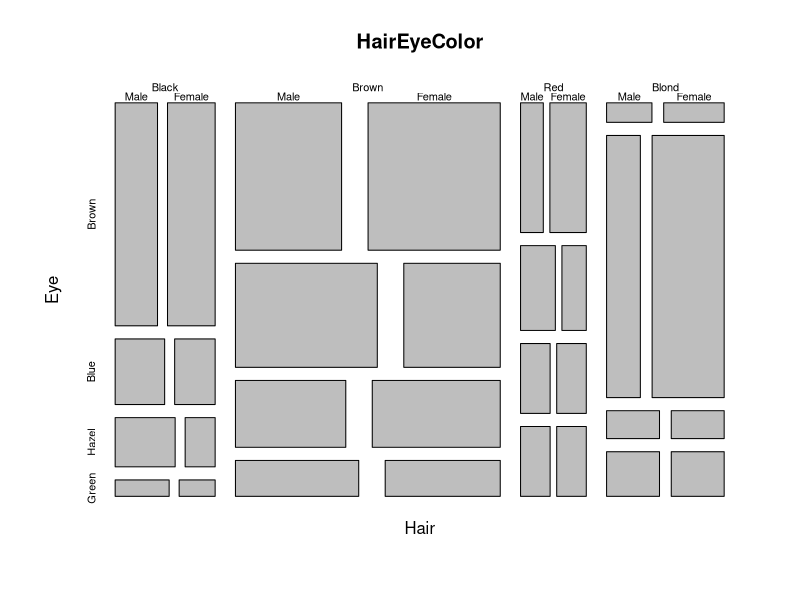
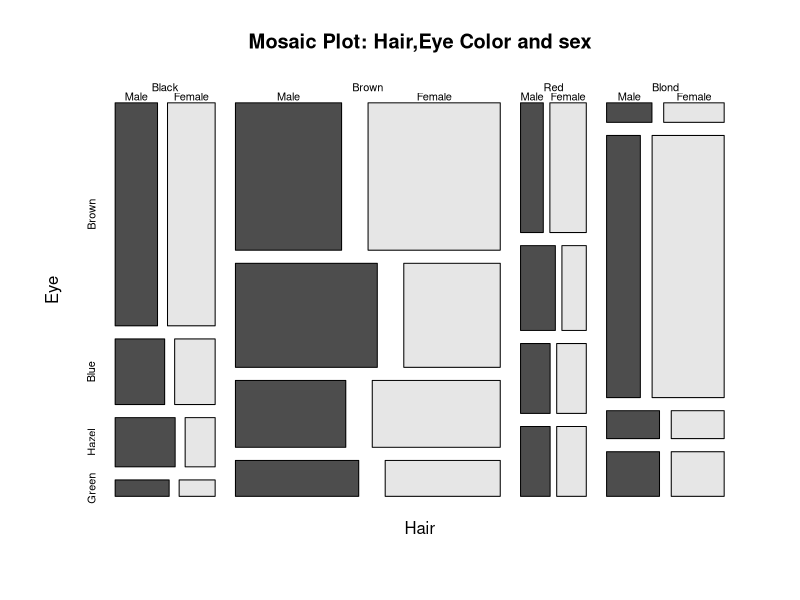
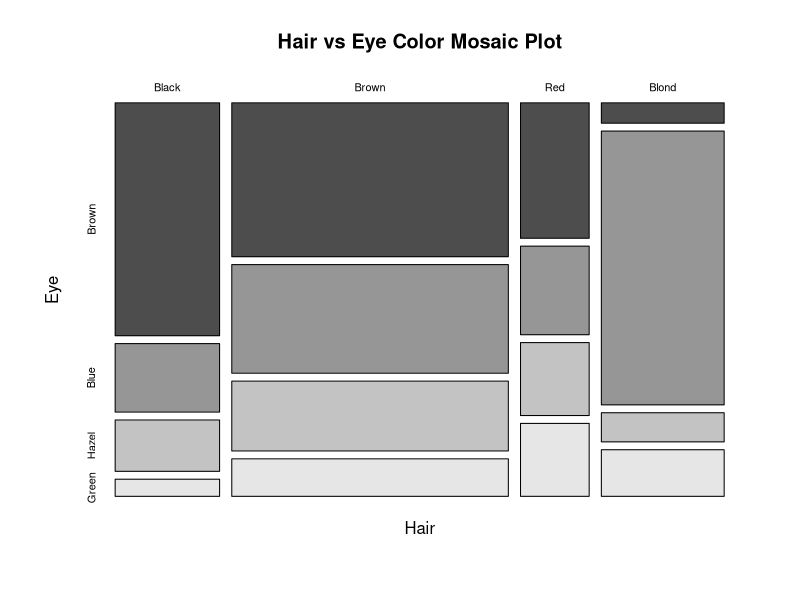
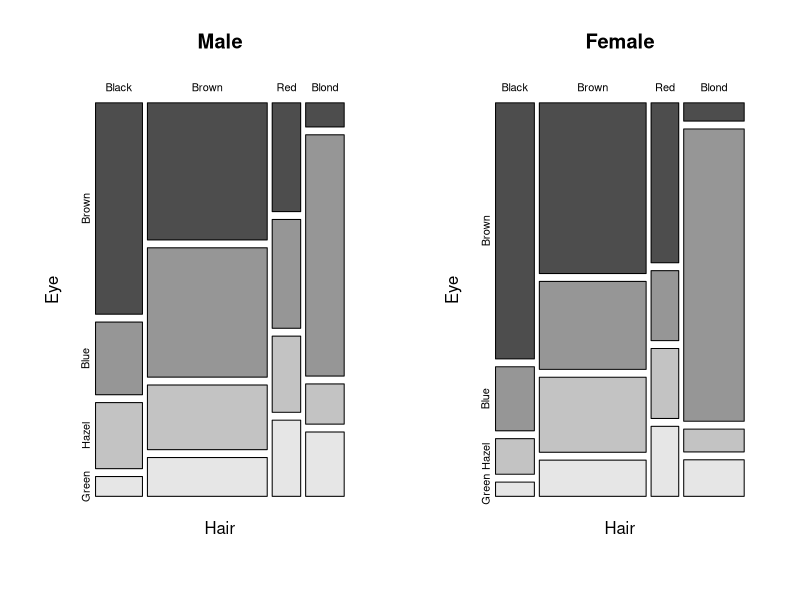
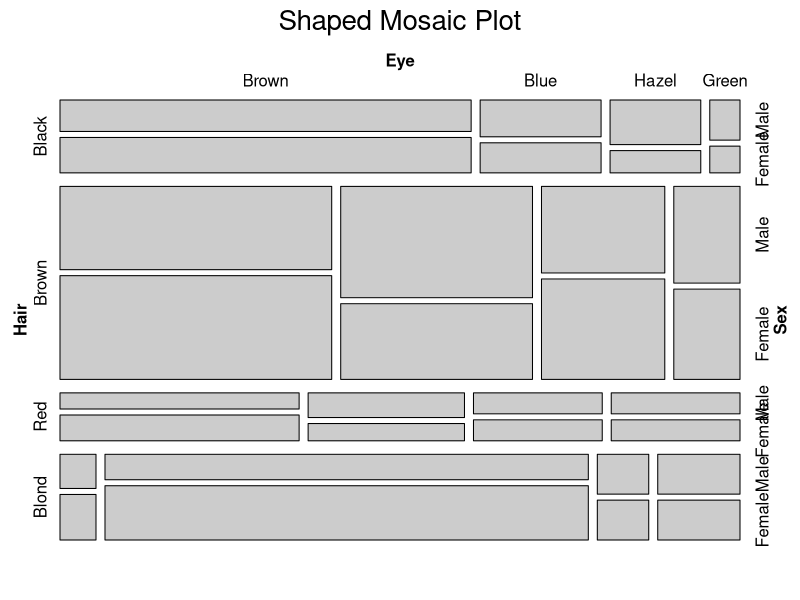

The R source for these figures, in order:
data(HairEyeColor)
str(HairEyeColor)
View(HairEyeColor)

?HairEyeColor

mosaicplot(HairEyeColor)
mosaicplot(HairEyeColor, main="Mosaic Plot: Hair,Eye Color and sex",color = TRUE)

HairEye2D <- margin.table(HairEyeColor,c(1,2))
mosaicplot(HairEye2D,main = "Hair vs Eye Color Mosaic Plot",color = TRUE)

par(mfrow=c(1,2))
mosaicplot(HairEyeColor[,,"Male"],main="Male",color=TRUE)
mosaicplot(HairEyeColor[,,"Female"],main="Female",color=TRUE)
par(mfrow=c(1,1))

install.packages("vcd")
library(vcd)
mosaic(HairEyeColor,shape=TRUE,legend=TRUE,main="Shaped Mosaic Plot")
